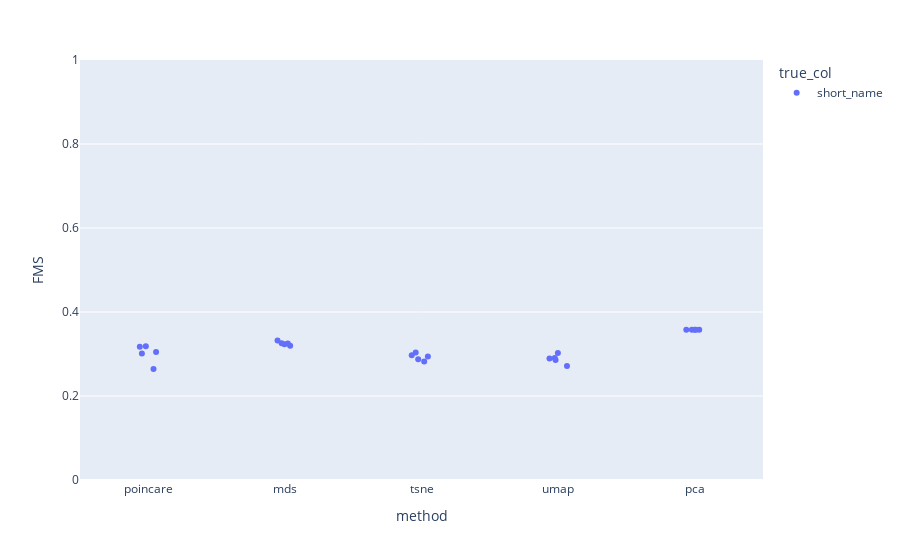

The cell this chart's notebook holds for it:
### Code cell
fig = px.strip(df_results_clust, x='method', y='FMS', color = "true_col")
fig.update_yaxes(range = [0,1])
fig.show()

### Figure 1 — Plotly figure (JSON) as saved in the notebook; plotly's stock layout.template omitted (floating-point values rounded to 4 significant figures)
{"data": [{"alignmentgroup": "True", "boxpoints": "all", "fillcolor": "rgba(255,255,255,0)", "hoveron": "points", "hovertemplate": "true_col=short_name<br>method=%{x}<br>FMS=%{y}<extra></extra>", "legendgroup": "short_name", "line": {"color": "rgba(255,255,255,0)"}, "marker": {"color": "#636efa"}, "name": "short_name", "offsetgroup": "short_name", "orientation": "v", "pointpos": 0, "showlegend": true, "type": "box", "x": ["poincare", "mds", "tsne", "umap", "pca", "poincare", "mds", "tsne", "umap", "pca", "poincare", "mds", "tsne", "umap", "pca", "poincare", "mds", "tsne", "umap", "pca", "poincare", "mds", "tsne", "umap", "pca"], "x0": " ", "xaxis": "x", "y": [0.3174, 0.3195, 0.297, 0.2891, 0.3576, 0.3187, 0.323, 0.2877, 0.2858, 0.3576, 0.3048, 0.3259, 0.3035, 0.2714, 0.3576, 0.2641, 0.3253, 0.2943, 0.3025, 0.3576, 0.301, 0.3319, 0.2822, 0.2904, 0.3576], "y0": " ", "yaxis": "y"}], "layout": {"boxmode": "group", "legend": {"title": {"text": "true_col"}, "tracegroupgap": 0}, "margin": {"t": 60}, "xaxis": {"anchor": "y", "domain": [0, 1], "title": {"text": "method"}}, "yaxis": {"anchor": "x", "domain": [0, 1], "range": [0, 1], "title": {"text": "FMS"}}}}
